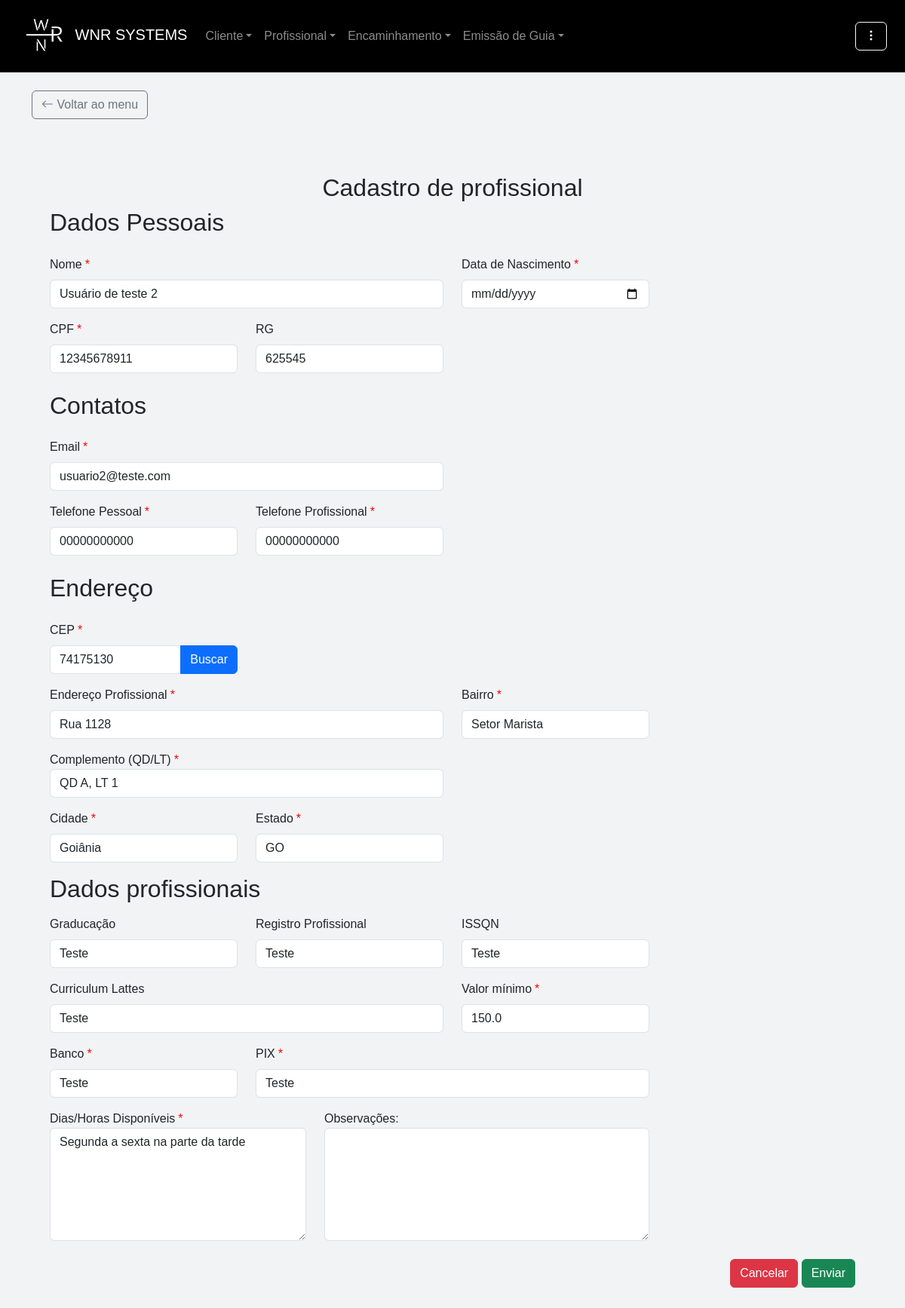
The app's page /editar_profissional/2 (signed in) with its own data.
### app/models.py (models this page shows)
class Profissional(db.Model):
    __tablename__ = "profissionais"
    id = db.Column(db.Integer, primary_key=True)
    nome                            = db.Column(db.String(255), nullable=False)
    cpf                             = db.Column(db.String(14), unique=True, nullable=False)
    email                           = db.Column(db.String(255))
    data_nascimento                 = db.Column(db.DateTime)
    bairro                          = db.Column(db.String)
    banco                           = db.Column(db.String)
    cep                             = db.Column(db.String)
    cidade                          = db.Column(db.String)
    complemento                     = db.Column(db.String)
    graduacao                       = db.Column(db.String)
    issqn                           = db.Column(db.String)
    fone_pessoal                    = db.Column(db.String)
    fone_profissional               = db.Column(db.String)
    curriculum_lattes               = db.Column(db.String)
    dias_horas_disponiveis          = db.Column(db.String)
    endereco_profissional           = db.Column(db.String)
    estado                          = db.Column(db.String)
    observacoes                     = db.Column(db.String)
    pix                             = db.Column(db.String)
    registro_profissional           = db.Column(db.String)
    rg                              = db.Column(db.String(11), unique=True, nullable=False)
    valor_minimo                    = db.Column(db.Float)
    data_cadastro                   = db.Column(db.DateTime, default=db.func.current_timestamp())
    encaminhamentos = db.relationship("Encaminhamento", back_populates="profissional", cascade="all, delete-orphan")
    guias = db.relationship("Guia", back_populates="profissional", cascade="all, delete-orphan")

### app/routes/profissional/profissional.py (the view, shortened to what this page needs)
@professional_bp.route('/editar_profissional/<int:id>', methods=['GET', 'POST'])
@required_login
@role_required('atendimento', 'financeiro', 'admin')
def editar_profissional(id):
    profissional = Profissional.query.get_or_404(id)
    return render_template('profissional/form_edit.html', profissional=profissional)

### app/__init__.py (called while the page is built)
@login_manager.user_loader
def load_user(id):
    return Usuario.query.get(int(id))

### app/utils/login_required.py (called while the page is built)
def required_login(f):
    @wraps(f)
    def decorated_function(*args, **kwargs):
        if 'user_id' not in session:
            return redirect(url_for('auth_bp.login'))
        return f(*args, **kwargs)
    return decorated_function

### app/templates/profissional/form_edit.html (shortened to what this page needs)
{% extends 'base.html' %}
{% block content %}
<div class="container mb-5 mt-4">
    <h2 class="text-center">Cadastro de profissional</h2>
    <form action="{{ url_for('professional_bp.editar_profissional', id=profissional.id)}}" method="POST">
        <div class="container">
            <h2 class="mb-4"> Dados Pessoais </h2>
            <div class="row mb-3">
                <div class="col-md-6">
                    <label for="nome" class="form-label">Nome<span class="required-star">*</span></label>
                    <input type="text" class="form-control" id="nome" name="nome" value="{{profissional.nome}}" >
                </div>
                <div class="col-md-3">
                    <label for="data_nascimento" class="form-label">Data de Nascimento<span class="required-star">*</span></label>
                    <input type="date" class="form-control" id=data_nascimento name="data_nascimento" value="{{profissional.data_nascimento}}" >
                </div>
            </div>
            <div class="row mb-3">
                <div class="col-md-3">
                    <label for="cpf" class="form-label">CPF<span class="required-star">*</span></label>
                    <input type="text" class="form-control" id="cpf" name="cpf" value="{{profissional.cpf}}" >
                </div>
                <div class="col-md-3">
                    <label for="rg" class="form-label">RG</label>
                    <input type="text" class="form-control" id="rg" name="rg" value="{{profissional.rg}}" >
                </div>
            </div>
            <h2 class="mb-4 mt-4">Contatos</h2>
            <div class="row mb-3">
                <div class="col-md-6">
                    <label for="email" class="form-label">Email<span class="required-star">*</span></label>
                    <input type="text" class="form-control" id="email" name="email" value="{{profissional.email}}" required>
                </div>
            </div>
            <div class="row mb-3">
                <div class="col-md-3">
                    <label for="fone_pessoal" class="form-label">Telefone Pessoal<span class="required-star">*</span></label>
                    <input type="text" class="form-control" id="fone_pessoal" name="fone_pessoal" value="{{profissional.fone_pessoal}}" required>
                </div>
                <div class="col-md-3">
                    <label for="fone_profissional" class="form-label">Telefone Profissional<span class="required-star">*</span></label>
                    <input type="text" class="form-control" id="fone_profissional" name="fone_profissional" value="{{profissional.fone_profissional}}" required >
                </div>
            </div>
            <h2 class="mb-4 mt-4">Endereço</h2>
            <div class="row mb-3">
                <div class="col-md-3">
                    <label for="cep" class="form-label">CEP<span class="required-star">*</span></label>
                    <div class="input-group">
                        <input type="text" id="cep" name="cep" class="form-control" value="{{ profissional.cep }}">
                        <button type="button" name="buscar_cep_btn" id="buscar_cep_btn" class="btn btn-primary" required onclick="buscarCep()">Buscar</button>
                    </div>
                </div>
            </div>
            <div class="row mb-3">
                <div class="col-md-6">
                    <label for="endereco_profissional" class="form-label">Endereço Profissional<span class="required-star">*</span></label>
                    <input type="text" class="form-control" id="endereco_profissional" name="endereco_profissional" required value="{{profissional.endereco_profissional}}" >
                </div>
                <div class="col-md-3">
                    <label for="bairro" class="form-label">Bairro<span class="required-star">*</span></label>
                    <input type="text" class="form-control" id="bairro" name="bairro" required value="{{profissional.bairro}}" >
                </div>
            </div>
            <div class="row mb-3">
                <div class="col-md-6">
                    <label for="complemento" class="custom-label">Complemento (QD/LT)<span class="required-star">*</span></label>
                    <input type="text" id="complemento" class="form-control" name="complemento" required value="{{profissional.complemento}}" >
                </div>
            </div>
            <div class="row mb-3">
                <div class="col-md-3">
                    <label for="cidade" class="form-label">Cidade<span class="required-star">*</span></label>
                    <input type="text" class="form-control" id="cidade" name="cidade" required value="{{profissional.cidade}}" >
                </div>
                <div class="col-md-3">
                    <label for="estado" class="form-label">Estado<span class="required-star">*</span></label>
                    <input type="text" class="form-control" id="estado" name="estado" required value="{{profissional.estado}}" >
                </div>
            </div>
            <h2 class="mb-3">Dados profissionais</h2>
            <div class="row mb-3">
                <div class="col-md-3">
                    <label for="graduacao" class="form-label">Graducação</label>
                    <input type="text" class="form-control" id="graduacao" name="graduacao" value="{{profissional.graduacao}}" >
                </div>
                <div class="col-md-3">
                    <label for="registro_profissional" class="form-label">Registro Profissional</label>
                    <input type="text" class="form-control" id="registro_profissional" name="registro_profissional" value="{{profissional.registro_profissional}}" >
                </div>
                <div class="col-md-3">
                    <label for="issqn" class="form-label">ISSQN</label>
                    <input type="text" class="form-control" id="issqn" name="issqn" value="{{profissional.issqn}}" >
                </div>
            </div>
            <div class="row mb-3">
                <div class="col-md-6">
                    <label for="curriculum_lattes" class="form-label">Curriculum Lattes</label>
                    <input type="text" class="form-control" id="curriculum_lattes" name="curriculum_lattes" value="{{profissional.curriculum_lattes}}" >
                </div>
                <div class="col-md-3">
                    <label for="valor_minimo" class="form-label">Valor mínimo<span class="required-star">*</span></label>
                    <input type="text" class="form-control" id="valor_minimo" name="valor_minimo" required value="{{profissional.valor_minimo}}" >
                </div>
            </div>
            <div class="row mb-3">
                <div class="col-md-3">
                    <label for="banco" class="form-label">Banco<span class="required-star">*</span></label>
                    <input type="text" class="form-control" id="banco" name="banco" required value="{{profissional.banco}}" >
                </div>
                <div class="col-md-6">
                    <label for="pix" class="form-label">PIX<span class="required-star">*</span></label>
                    <input type="text" class="form-control" id="pix" name="pix" required value="{{profissional.pix}}" >
                </div>
            </div>
            <div class="row mb-3">
                <div class="col-md-4">
                    <label for="dias_horas_disponiveis" class="custom-label">Dias/Horas Disponíveis<span class="required-star">*</span></label>
                    <textarea class="form-control" id="dias_horas_disponiveis" name="dias_horas_disponiveis" style="height: 150px;" required>{{profissional.dias_horas_disponiveis}}</textarea>
                </div>
                <div class="col-md-5">
                    <label for="observacoes" class="custom-label">Observações:</label>
                    <textarea class="form-control" id="observacoes" name="observacoes" style="height: 150px;">{{profissional.observacoes}}</textarea>
                </div>
            </div>
            <div class="row mt-4 mb-5">
                <div class="col-md-12 text-end">
                    <a href="{{ url_for('professional_bp.listar_profissional') }}" class="btn btn-danger">Cancelar</a>
                    <button type="submit" class="btn btn-success">Enviar</button>
                </div>
            </div>
        </div>
    </form>
</div>
{% endblock %}

### app/static/css/base.css (style rules this page uses)
body { display: flex; flex-direction: column; margin: 0; padding-top: 56px; font-family: Arial, sans-serif; background-color: #f1f3f5; }
.required-star { color: red; margin-left: 4px; }

### records on screen
Profissional: nome "Usuário de teste 2", cpf "12345678911", rg "625545", email "usuario2@teste.com", fone_pessoal "00000000000", fone_profissional "00000000000", cep "74175130", endereco_profissional "Rua 1128", bairro "Setor Marista", complemento "QD A, LT 1", cidade "Goiânia", estado "GO", graduacao "Teste", registro_profissional "Teste", issqn "Teste", curriculum_lattes "Teste", valor_minimo "150.0", banco "Teste", pix "Teste", dias_horas_disponiveis "Segunda a sexta na parte da tarde"
